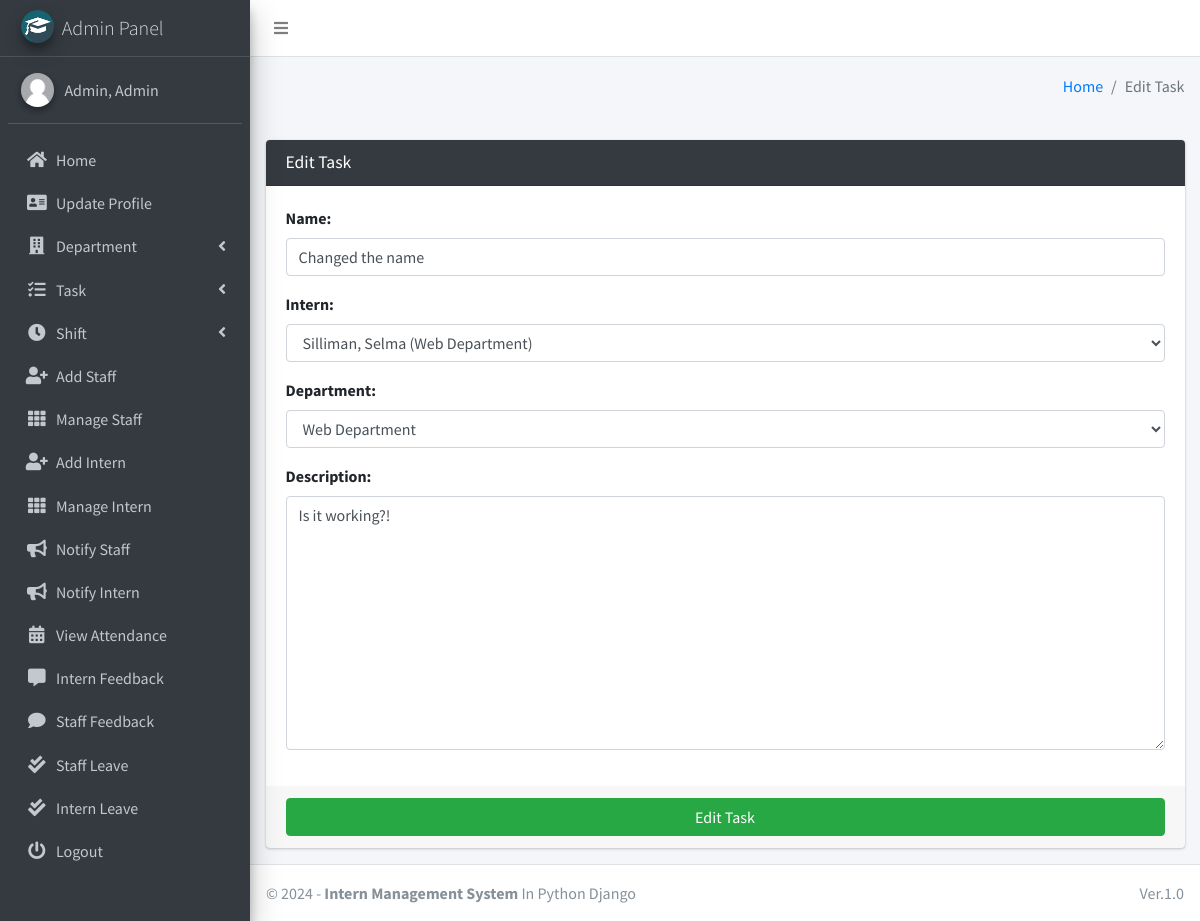
The page /task/edit/1 (signed in) on the database its author committed.
### main_app/models.py (models this page shows, shortened)
class CustomUser(AbstractUser):
    USER_TYPE = ((1, "HOD"), (2, "Staff"), (3, "Intern"))
    GENDER = [("M", "Male"), ("F", "Female")]
    username = None  # Removed username, using email instead
    email = models.EmailField(unique=True)
    user_type = models.CharField(default=1, choices=USER_TYPE, max_length=1)
    gender = models.CharField(max_length=1, choices=GENDER)
    profile_pic = models.ImageField()
    address = models.TextField()
    fcm_token = models.TextField(default="")  # For firebase notifications
    created_at = models.DateTimeField(auto_now_add=True)
    updated_at = models.DateTimeField(auto_now=True)
    USERNAME_FIELD = "email"
    REQUIRED_FIELDS = []
    objects = CustomUserManager()
    def __str__(self):
        return self.last_name + ", " + self.first_name

class Task(models.Model):
    name = models.CharField(max_length=120)
    intern = models.ForeignKey(Intern, on_delete=models.CASCADE, null = True)
    department = models.ForeignKey(Department, on_delete=models.CASCADE, null=True)
    description = models.TextField(blank=True)
    completed = models.BooleanField(default=False)
    intern_feedback = models.TextField(blank=True)
    updated_at = models.DateTimeField(auto_now=True)
    created_at = models.DateTimeField(auto_now_add=True)

### main_app/hod_views.py (the view, shortened to what this page needs)
def edit_task(request, task_id):
    instance = get_object_or_404(Task, id=task_id)
    form = TaskForm(request.POST or None, instance=instance)
    context = {
        'form': form,
        'task_id': task_id,
        'page_title': 'Edit Task'
    }
    return render(request, 'hod_template/edit_task_template.html', context)

### main_app/forms.py (shortened to what this page needs)
class TaskForm(FormSettings):
    def __init__(self, *args, **kwargs):
        super(TaskForm, self).__init__(*args, **kwargs)
        self.fields['intern'].queryset = Intern.objects.all()
    class Meta:
        model = Task
        fields = ['name', 'intern', 'department', 'description']

### main_app/models.py (called while the page is built)
    def __str__(self):
        return self.name

    def __str__(self):
        return f"{self.admin.last_name}, {self.admin.first_name} ({self.department})"

### main_app/templates/hod_template/edit_task_template.html (shortened to what this page needs)
{% extends 'main_app/base.html' %}
{% load static %}
{% block content %}
<section class="content">
    <div class="container-fluid">
        <div class="row">
            <div class="col-md-12">
                <div class="card card-dark">
                    <div class="card-header">
                        <h3 class="card-title">{{page_title}}</h3>
                    </div>
                    {% include "main_app/form_template.html" with messages=messages  form=form button_text="Edit Task"%}
                </div>
            </div>
        </div>
    </div>
</section>
{% endblock content %}

### main_app/templates/main_app/sidebar_template.html (shortened to what this page needs)
{% load static %}
<aside class="main-sidebar sidebar-dark-info elevation-4">
    {% if request.user.user_type == '1' %}
    <a href="{% url 'admin_home' %}" class="brand-link">
        <img src="{% static 'dist/img/cmsl.png' %} " alt="AdminLTE Logo"
            class="brand-image img-circle elevation-3" >
        <span class="brand-text font-weight-light">Admin Panel</span>
    </a>
    <div class="sidebar">
        <div class="user-panel mt-3 pb-3 mb-3 d-flex">
            <div class="image">
                <img src="{{ request.user.profile_pic}}" class="img-circle elevation-2" alt="User Image">
            </div>
            <div class="info">
                <a href="#" class="d-block">{{user}}</a>
            </div>
        </div>
        <nav class="mt-2">
            <ul class="nav nav-pills nav-sidebar flex-column" data-widget="treeview" role="menu" data-accordion="false">
                <li class="nav-item">
                    {% url 'admin_home' as admin_home %}
                    <a href="{{admin_home}}" class="nav-link {% if admin_home == request.path %} active {% endif %}">
                        <i class="nav-icon fas fa-home"></i>
                        <p>
                            Home
                        </p>
                    </a>
                </li>
                <li class="nav-item">
                    {% url 'admin_view_profile' as admin_view_profile %}
                    <a href="{{admin_view_profile}}"
                        class="nav-link {% if admin_view_profile == request.path %} active {% endif %}">
                        <i class="nav-icon fas fa-address-card"></i>
                        <p>
                            Update Profile
                        </p>
                    </a>
                </li>
                <li class="nav-item has-treeview">
                    <a href="#" class="nav-link">
                        <i class="nav-icon fas fa-building"></i>
                        <p>
                            Department
                            <i class="fas fa-angle-left right"></i>
                        </p>
                    </a>
                </li>
                <li class="nav-item has-treeview">
                    <a href="#" class="nav-link">
                        <i class="nav-icon fas fa-tasks"></i>
                        <p>
                            Task
                            <i class="fas fa-angle-left right"></i>
                        </p>
                    </a>
                </li>
                <li class="nav-item has-treeview">
                    <a href="#" class="nav-link">
                        <i class="nav-icon fas fa-clock"></i>
                        <p>
                            Shift
                            <i class="fas fa-angle-left right"></i>
                        </p>
                    </a>
                </li>
                <li class="nav-item">
                    {% url 'add_staff' as add_staff %}
                    <a href="{{add_staff}}" class="nav-link {% if add_staff == request.path %} active {% endif %}">
                        <i class="nav-icon fas fa-user-plus"></i>
                        <p>
                            Add Staff
                        </p>
                    </a>
                </li>
                <li class="nav-item">
                    {% url 'manage_staff' as manage_staff %}
                    {% url 'edit_staff' staff_id as edit_staff %}
                    <a href="{{manage_staff}}"
                        class="nav-link {% if manage_staff == request.path or request.path == edit_staff %} active {% endif %}">
                        <i class="nav-icon fas fa-th"></i>
                        <p>
                            Manage Staff
                        </p>
                    </a>
                </li>
                <li class="nav-item">
                    {% url 'add_intern' as add_intern%}
                    <a href="{{add_intern}}" class="nav-link  {% if add_intern == request.path %} active {% endif %}">
                        <i class="nav-icon fas fa-user-plus"></i>
                        <p>
                            Add Intern
                        </p>
                    </a>
                </li>
                <li class="nav-item">
                    {% url 'manage_intern' as manage_intern %}
                    {% url 'edit_intern' intern_id as edit_intern %}
                    <a href="{{manage_intern}}"
                        class="nav-link  {% if edit_intern == request.path or manage_intern == request.path %} active {% endif %}">
                        <i class="nav-icon fas fa-th"></i>
                        <p>
                            Manage Intern
                        </p>
                    </a>
                </li>
                <li class="nav-item">
                    {% url 'admin_notify_staff' as admin_notify_staff %}
                    <a href="{{admin_notify_staff}}"
                        class="nav-link {% if admin_notify_staff == request.path %} active {% endif %}">
                        <i class="nav-icon fas fa-bullhorn"></i>
                        <p>
                            Notify Staff
                        </p>
                    </a>
                </li>
                <li class="nav-item">
                    {% url 'admin_notify_intern' as admin_notify_intern %}
                    <a href="{{admin_notify_intern}}"
                        class="nav-link {% if admin_notify_intern == request.path %} active {% endif %}">
                        <i class="nav-icon fas fa-bullhorn"></i>
                        <p>
                            Notify Intern
                        </p>
                    </a>
                </li>
                <li class="nav-item">
                    {% url 'admin_view_attendance' as admin_view_attendance %}
                <li class="nav-item">
                    <a href="{{admin_view_attendance}}"
                        class="nav-link  {% if admin_view_attendance == request.path %} active {% endif %}">
                        <i class="nav-icon fas fa-calendar-alt"></i>
                        <p>
                            View Attendance
                        </p>
                    </a>
                </li>
                <li class="nav-item">
                    {% url 'intern_feedback_message' as intern_feedback_message %}
                    <a href="{{ intern_feedback_message }}"
                        class="nav-link  {% if intern_feedback_message == request.path %} active {% endif %}">
                        <i class="nav-icon fas fa-comment-alt"></i>
                        <p>
                            Intern Feedback
                        </p>
                    </a>
                </li>
                <li class="nav-item">
                    {% url 'staff_feedback_message' as staff_feedback_message %}
                    <a href="{{staff_feedback_message}}"
                        class="nav-link   {% if staff_feedback_message == request.path %} active {% endif %}">
                        <i class="nav-icon fas fa-comment"></i>
                        <p>
                            Staff Feedback
                        </p>
                    </a>
                </li>
                <li class="nav-item">
                    {% url 'view_staff_leave' as view_staff_leave %}
                    <a href="{{view_staff_leave}}"
                        class="nav-link  {% if view_staff_leave == request.path %} active {% endif %}">
                        <i class="nav-icon fas fa-check-double"></i>
                        <p>
                            Staff Leave
                        </p>
                    </a>
                </li>
                <li class="nav-item">
                    {% url 'view_intern_leave' as view_intern_leave %}
                    <a href="{% url 'view_intern_leave' %}"
                        class="nav-link  {% if view_intern_leave == request.path %} active {% endif %}">
                        <i class="nav-icon fas fa-check-double"></i>
                        <p>
                            Intern Leave
                        </p>
                    </a>
                </li>
                                        {% endif %}
                                        <li class="nav-item">
                                            <a href="{% url 'user_logout' %}"
                                                onclick="return confirm('Your shift would be terminated.\n\nProceed?')"
                                                class="nav-link">
                                                <i class="nav-icon fas fa-power-off"></i>
                                                <p>
                                                    Logout
                                                </p>
                                            </a>
                                        </li>
                                    </ul>
                                </nav>
                            </div>
</aside>

### main_app/templates/main_app/form_template.html (shortened to what this page needs)
<form role="form" method="POST" enctype="multipart/form-data">
    <div class="card-body">
        {% for field in form  %}
        <div class="form-group">
            {{field.label_tag}}
            {{field}}
        </div>
        {% endfor %}
    </div>
    <div class="card-footer">
        <button type="submit" class="btn btn-success btn-block">
            {% if button_text %}
            {{button_text}}
            {% else %}
            Submit
            {% endif %}
        </button>
    </div>
</form>

### rows shown on the page
CustomUser: user.profile_pic (placeholder picture), last_name+first_name "Admin, Admin"
Task: form "Changed the name" "Silliman, Selma (Web Department)" "Web Department" "Is it working?!"

### other values the page prints
{{ page_title }} "Edit Task"
{{ field.label_tag }} "Name:" "Intern:" "Department:" "Description:"
{{ button_text }} "Edit Task"
